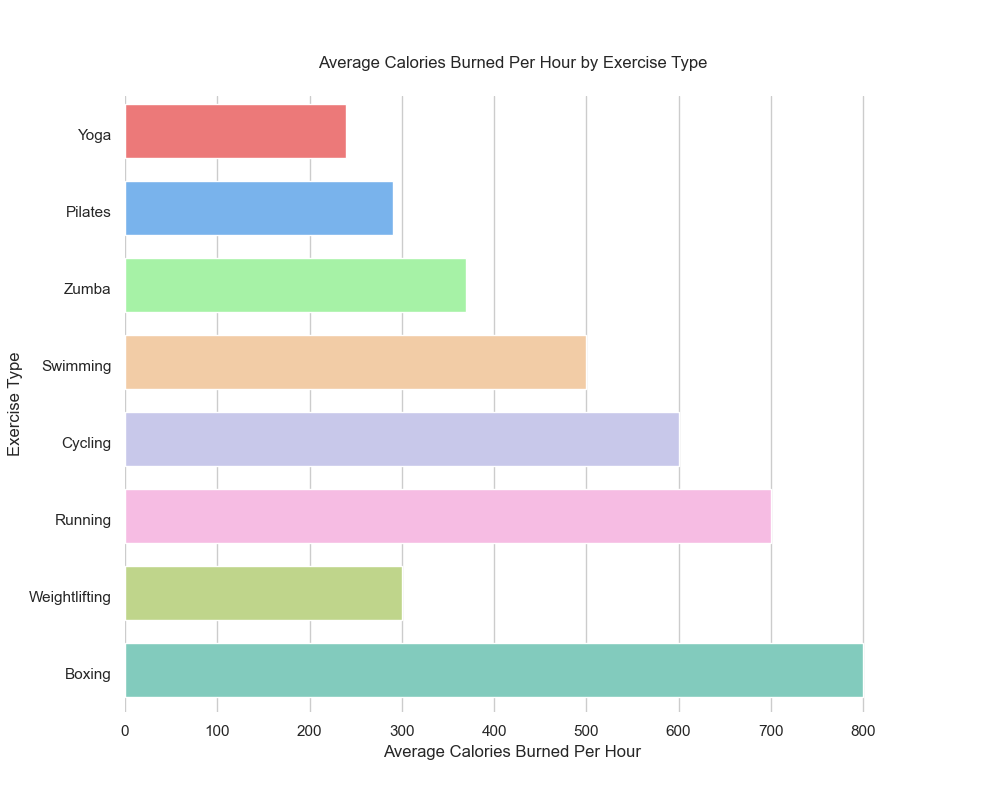

Reproduce this figure in Python.

import seaborn as sns
import pandas as pd
import matplotlib.pyplot as plt

# Data
data = {
    'Exercise Type': ['Yoga', 'Pilates', 'Zumba', 'Swimming', 'Cycling', 'Running', 'Weightlifting', 'Boxing'],
    'AverageCaloriesBurnedPerHour': [240, 290, 370, 500, 600, 700, 300, 800]
}

df = pd.DataFrame(data)

# Plot
plt.figure(figsize=(10, 8))  # Width and height modification
sns.barplot(y="Exercise Type", x="AverageCaloriesBurnedPerHour", data=df,
            palette=['#ff6666', '#66b3ff', '#99ff99', '#ffcc99', '#c2c2f0', '#ffb3e6', '#c4e17f', '#76d7c4'])  # Color modification using specific color codes

# Set the height of bars
for bar in plt.gca().patches:
    bar.set_height(0.7)  # Height of bars when horizontal

plt.ylabel('Exercise Type')
plt.xlabel('Average Calories Burned Per Hour')
plt.title('Average Calories Burned Per Hour by Exercise Type', pad=20)
sns.despine(left=True, bottom=True)  # Cleaning up the plot
plt.show()
